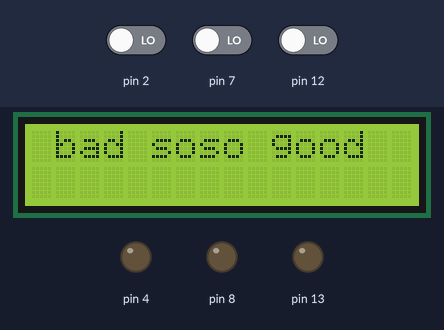
This sketch was run on a simulated Arduino Uno, built with avr-gcc and run on an emulated ATmega328P. Parts: 16×2 character LCD, output pins drawn as LEDs (lit = HIGH). Inputs (shaded band) come from the test bench; at power-on: pin 2 LOW, pin 7 LOW, pin 12 LOW. What the sketch prints to the serial monitor is not drawn.

Above: at 3.2 s.
3.3 s: pin 2 driven HIGH
At 3.47 s:
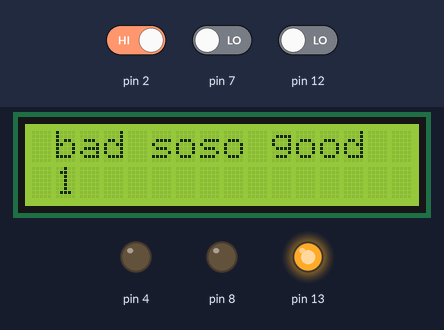
5.7 s: pin 7 driven HIGH
At 5.98 s:
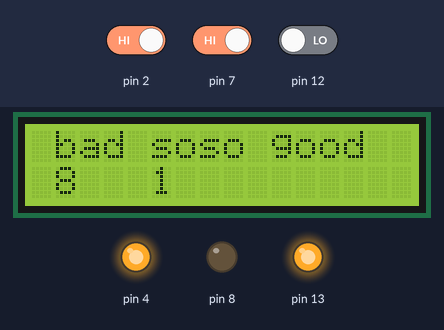
8.2 s: pin 12 driven HIGH
At 8.78 s:
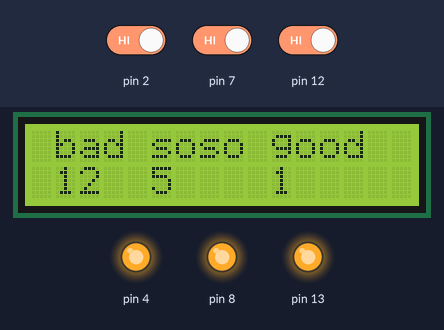
11.0 s: pin 2 driven LOW
At 12.18 s:
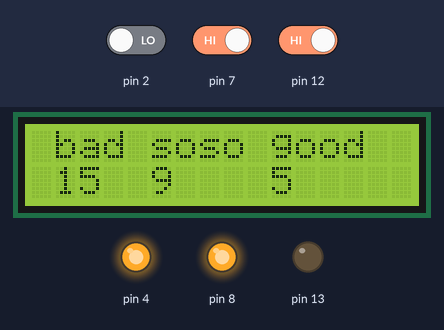
14.0 s: pin 7 driven LOW
At 14.36 s:
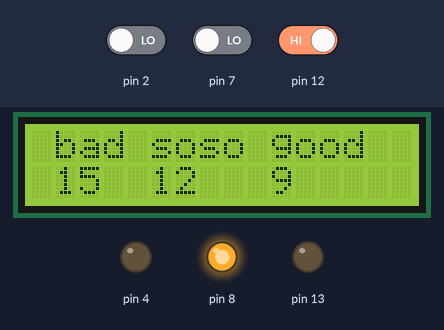
16.6 s: pin 2 driven HIGH
At 17.2 s:
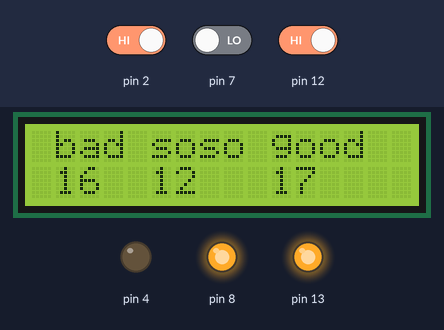
Timing chart, 0 to 19.6 s (numbered marks = the images above; inputs shaded):
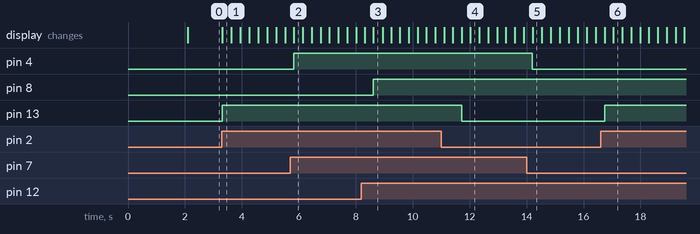

The sketch:

smile_with_serial.ino
```cpp
#include <Wire.h>
#include <LiquidCrystal_I2C.h>

LiquidCrystal_I2C lcd_1(0x27, 16, 2);  // адрес дисплея, 16 символов, 2 строки

int bad = 0;
int buttonState = 0;
int soso = 0;
int good = 0;

void setup()
{
  Serial.begin(9600); // Инициализация монитора порта

  pinMode(2, INPUT);    // кнопка "bad" (S_BAD_B)
  pinMode(LED_BUILTIN, OUTPUT); // LED встроенный (D1 RED)
  pinMode(7, INPUT);    // кнопка "soso" (S_SOSO_B)
  pinMode(4, OUTPUT);    // LED для "soso" (D2 WHITE)
  pinMode(12, INPUT);   // кнопка "good" (S_GOOD_B)
  pinMode(8, OUTPUT);    // LED для "good" (D3 BLUE)

  bad = 0;
  soso = 0;
  good = 0;
  lcd_1.init();
  lcd_1.backlight();

  // Вывод информации о файле и дате на LCD и в Serial
  lcd_1.setCursor(0, 0);
  lcd_1.print("Self-awareness");
  //lcd_1.print("File:");
  //lcd_1.setCursor(0, 1);
  //lcd_1.print(__FILE__);

  Serial.print("File: ");
  Serial.println(__FILE__);
  Serial.print("Date: ");
  Serial.println(__DATE__);

  delay(2000); // Ждем, чтобы прочитать информацию
  lcd_1.clear();

  lcd_1.setCursor(1, 0);
  lcd_1.print("bad");
  lcd_1.setCursor(5, 0);
  lcd_1.print("soso");
  lcd_1.setCursor(10, 0);
  lcd_1.print("good");
}

void loop()
{
  // Обработка кнопки BAD (S_BAD_B)
  buttonState = digitalRead(2);
  if (buttonState == HIGH) { // Кнопка нажата (при INPUT и стягивающем резисторе)
    bad++;
    lcd_1.setCursor(1, 1);
    lcd_1.print("   "); // Очищаем предыдущее значение
    lcd_1.setCursor(1, 1);
    lcd_1.print(bad);
    digitalWrite(LED_BUILTIN, HIGH);

    Serial.print("bad: ");
    Serial.println(bad);
    delay(300); // Задержка для подавления дребезга
  } else {
    digitalWrite(LED_BUILTIN, LOW);
  }

  // Обработка кнопки SOSO (S_SOSO_B)
  buttonState = digitalRead(7);
  if (buttonState == HIGH) { // Кнопка нажата
    soso++;
    lcd_1.setCursor(5, 1);
    lcd_1.print("   "); // Очищаем предыдущее значение
    lcd_1.setCursor(5, 1);
    lcd_1.print(soso);
    digitalWrite(4, HIGH);

    Serial.print("soso: ");
    Serial.println(soso);
    delay(300); // Задержка для подавления дребезга
  } else {
    digitalWrite(4, LOW);
  }

  // Обработка кнопки GOOD (S_GOOD_B)
  buttonState = digitalRead(12);
  if (buttonState == HIGH) { // Кнопка нажата
    good++;
    lcd_1.setCursor(10, 1);
    lcd_1.print("   "); // Очищаем предыдущее значение
    lcd_1.setCursor(10, 1);
    lcd_1.print(good);
    digitalWrite(8, HIGH);

    Serial.print("good: ");
    Serial.println(good);
    delay(300); // Задержка для подавления дребезга
  } else {
    digitalWrite(8, LOW);
  }

  delay(10); // Небольшая задержка в конце цикла
}
```

Measured:
- after the input at 3.3 s, pin 13: LOW → HIGH at once; the display: changes at once (image 1)
- after the input at 5.7 s, pin 4: LOW → HIGH after 0.13 s
- after the input at 8.2 s, pin 8: LOW → HIGH after 0.42 s
- after the input at 11.0 s, pin 13: HIGH → LOW after 0.72 s
- after the input at 14.0 s, pin 4: HIGH → LOW after 0.21 s
- after the input at 16.6 s, pin 13: LOW → HIGH after 0.14 s
